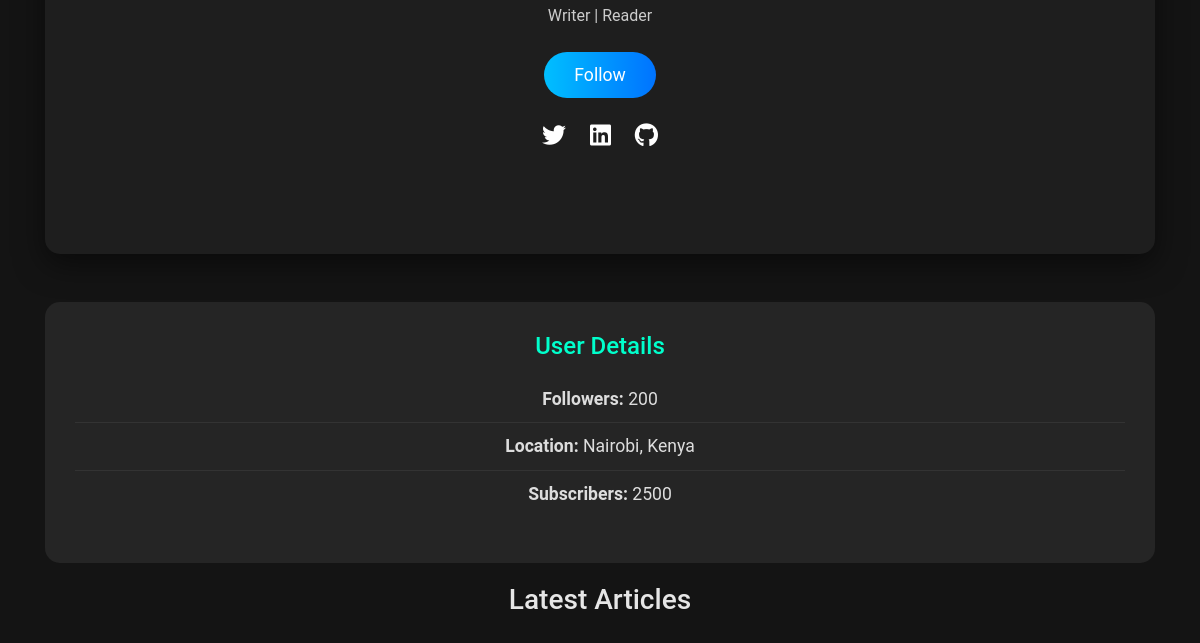
Before: /home/account/details/1/ (lower part) with the older database file.
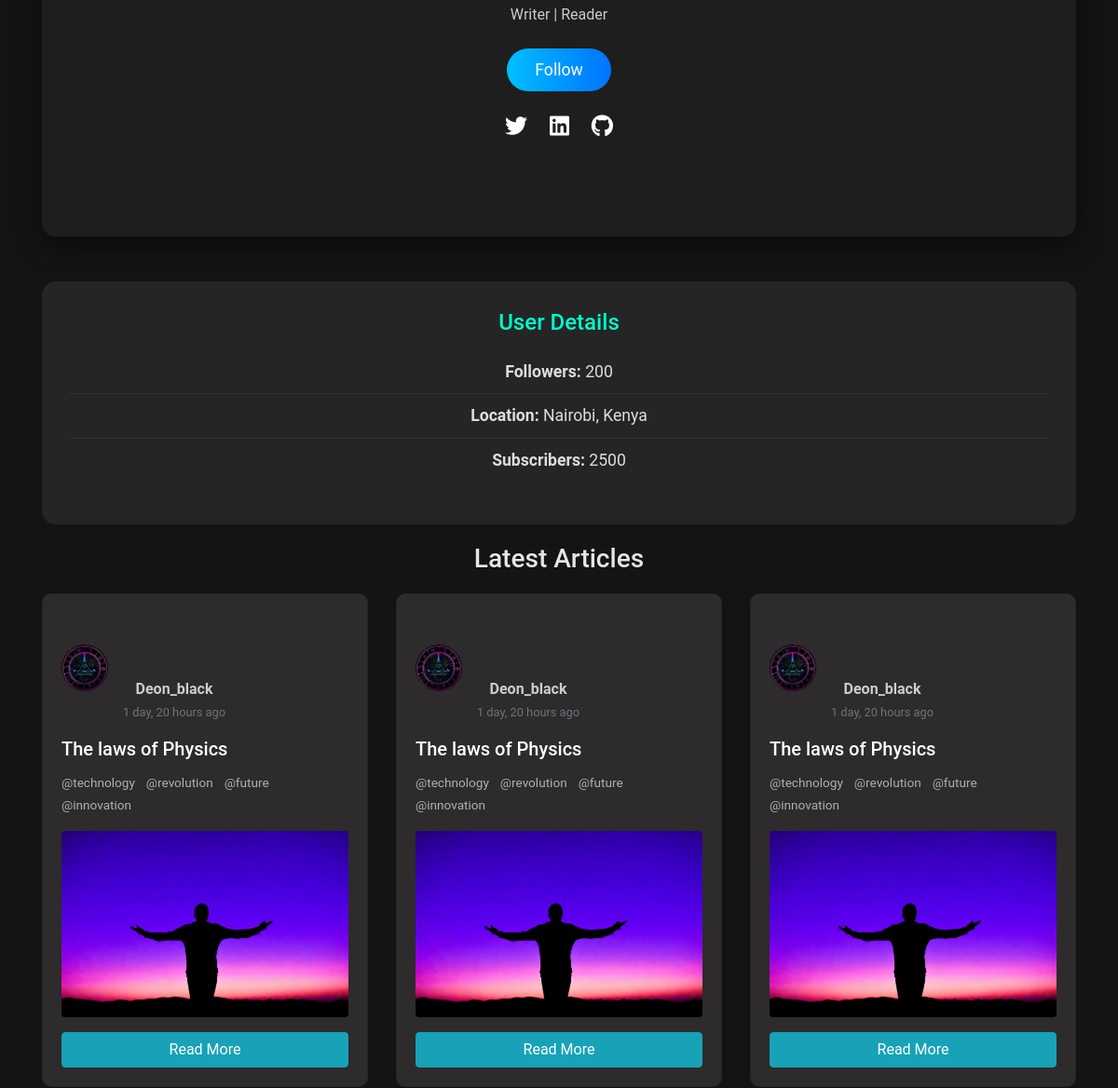
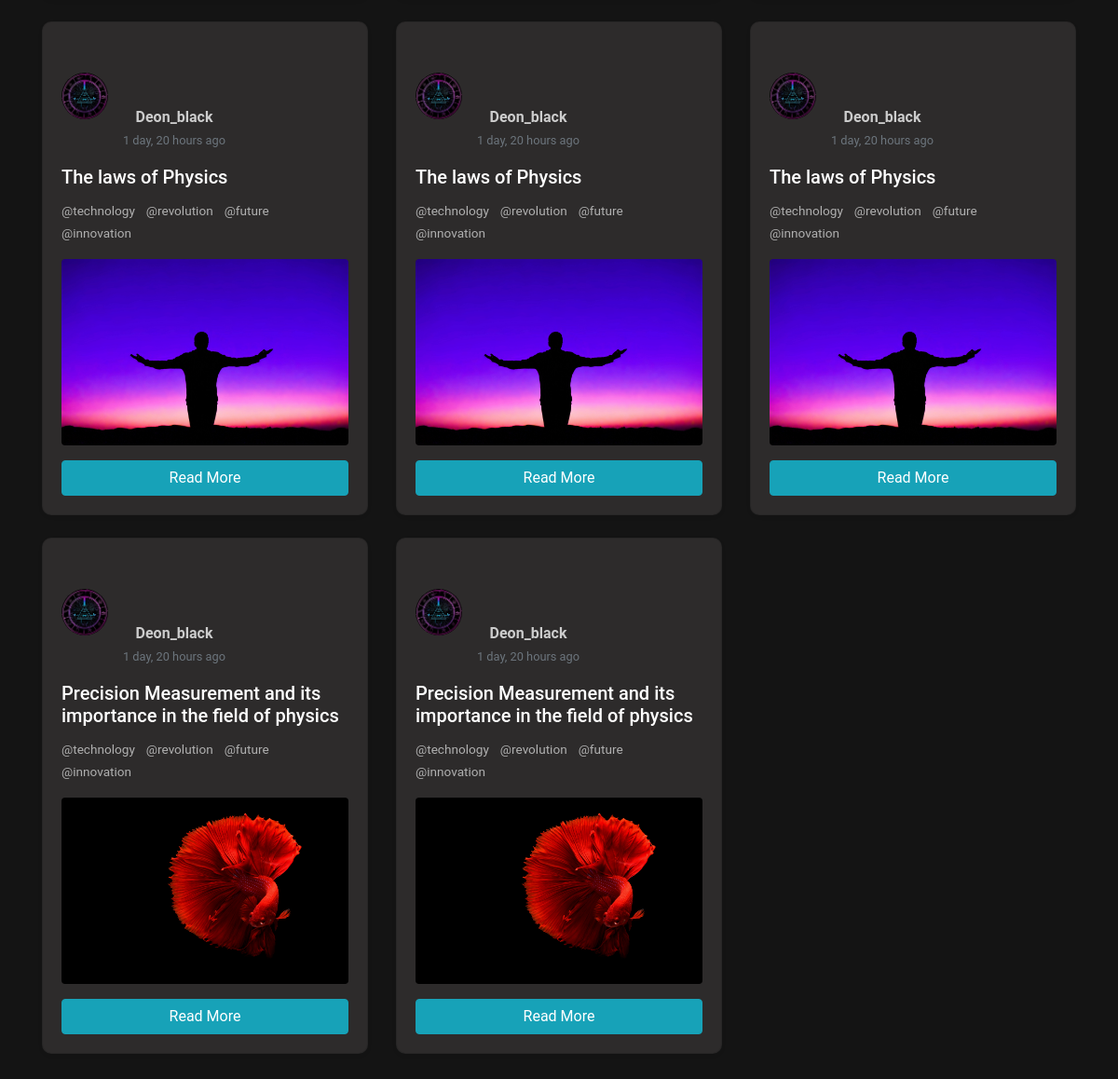
After: the same page with the newer database file (2 pictures, top to bottom).
### main/models.py (models this page shows, shortened)
class Articles(models.Model):
    author = models.ForeignKey(Users, on_delete=models.PROTECT, related_name='articles')
    title = models.CharField(max_length=100, null=False)
    content = models.TextField(null=False)
    published = models.BooleanField(default=False)
    cover_image = models.FileField(upload_to='Articles/cover_images/', null=True)
    content_images  = models.FileField(upload_to='Articles/content_images/', null=True)
    created_at = models.DateTimeField(auto_now_add=True)
    updated_at = models.DateTimeField(auto_now=True)
    class Meta:
        verbose_name_plural = "Articles"

class Users(AbstractUser):
    firstname = models.CharField(max_length=20, null=False)
    lastname = models.CharField(max_length=20, null=False)
    gender = models.CharField(max_length=10, null=False, default='N/A')
    date_of_birth = models.DateField(null=True)
    phone_number = models.CharField(max_length=15, null=True, blank=True)
    profile = models.FileField(upload_to='profiles/', null=True, blank=True)
    groups = models.ManyToManyField(Group, related_name='customuser_set', blank=True)
    user_permissions = models.ManyToManyField(Permission, related_name='customuser_set', blank=True)
    def __str__(self):
        return f"{self.firstname} {self.lastname} - {self.username}"
    @property
    def full_name(self):
        return f"{self.firstname} {self.lastname}"

### main/views.py (the view)
# urls.py: path('account/details/<int:user_id>/', views.single_user, name='user_account'),
def single_user(request, user_id):
    user = get_object_or_404(Users, id=user_id)
    articles = Articles.objects.filter(author=user).order_by('-created_at')
    context = {
        'data': user,
        'articles': articles,
        'MEDIA_URL': settings.MEDIA_URL,
    }
    return render(request, 'account.html', context)

### main/templates/account.html (shortened to what this page needs)
<!DOCTYPE html>
<html lang="en">
<head>
    <link rel="stylesheet" href="https://stackpath.bootstrapcdn.com/bootstrap/4.5.2/css/bootstrap.min.css">
    <link rel="stylesheet" href="https://cdnjs.cloudflare.com/ajax/libs/font-awesome/6.0.0-beta3/css/all.min.css">
</head>
<body>
    <div class="container my-5">
        <br>
        <div class="profile-container">
            <div class="profile-info">
                <p>Writer | Reader</p><br>
                <button class="follow-btn">Follow</button>
                <div class="social-icons">
                    <a href="#"><i class="fab fa-twitter"></i></a>
                    <a href="#"><i class="fab fa-linkedin"></i></a>
                    <a href="#"><i class="fab fa-github"></i></a>
                </div>
            </div>
        </div>
        <div class="details-section mt-5">
            <h3>User Details</h3>
            <ul>
                <li><strong>Followers:</strong> 200</li>
                <li><strong>Location:</strong> Nairobi, Kenya</li>
                <li><strong>Subscribers:</strong> 2500</li>
            </ul>
        </div>
        <div class="user-articles">
            <h3>Latest Articles</h3>
            <div class="row">
                {% for article in articles %}
                <div class="col-md-4 mb-4">
                    <div class="card shadow-sm">
                        <div class="card-body">
                            <div class="top d-flex align-items-center mb-3">
                                <a href="{% url 'user_account' article.author.id %}">
                                    <img src="{{ MEDIA_URL }}{{ article.author.profile }}" alt="{{ article.author }}" class="rounded-circle" width="50" height="50" style="object-fit: cover;">
                                </a>
                                <div class="profile-info ml-3">
                                    <p class="mb-0"><b>{{ article.author.username }}</b></p>
                                    <small class="text-muted">{{ article.created_at|timesince }} ago</small>
                                </div>
                            </div>
                            <h5 class="card-title">{{ article.title }}</h5>
                            <div class="hashtags">
                                <ul class="list-inline">
                                    <li class="list-inline-item">@technology</li>
                                    <li class="list-inline-item">@revolution</li>
                                    <li class="list-inline-item">@future</li>
                                    <li class="list-inline-item">@innovation</li>
                                </ul>
                            </div>
                            <div class="cover-img">
                                <img src="{{ MEDIA_URL }}{{ article.cover_image }}" alt="cover image" class="img-fluid rounded" style="object-fit: cover; height: 200px; width: 100%;">
                            </div>
                            <div class="action-btn mt-3">
                                <a href="{% url 'page' article.id %}" class="btn btn-info btn-block">Read More</a>
                            </div>
                        </div>
                    </div>
                </div>
                {% endfor %}
            </div>
        </div>
    </div>
</body>
</html>

Changed rows visible on the page:
added Articles: author.profile (picture), author.username "Deon_black", created_at "1 day, 20 hours", title "The laws of Physics", cover_image (picture)
added Articles: author.profile (picture), author.username "Deon_black", created_at "1 day, 20 hours", title "The laws of Physics", cover_image (picture)
added Articles: author.profile (picture), author.username "Deon_black", created_at "1 day, 20 hours", title "The laws of Physics", cover_image (picture)
added Articles: author.profile (picture), author.username "Deon_black", created_at "1 day, 20 hours", title "The laws of Physics", cover_image (picture)
added Articles: author.profile (picture), author.username "Deon_black", created_at "1 day, 20 hours", title "The laws of Physics", cover_image (picture)
added Articles: author.profile (picture), author.username "Deon_black", created_at "1 day, 20 hours", title "The laws of Physics", cover_image (picture)
added Articles: author.profile (picture), author.username "Deon_black", created_at "1 day, 20 hours", title "Precision Measurement and its importance in the field of physics", cover_image (picture)
added Articles: author.profile (picture), author.username "Deon_black", created_at "1 day, 20 hours", title "Precision Measurement and its importance in the field of physics", cover_image (picture)
